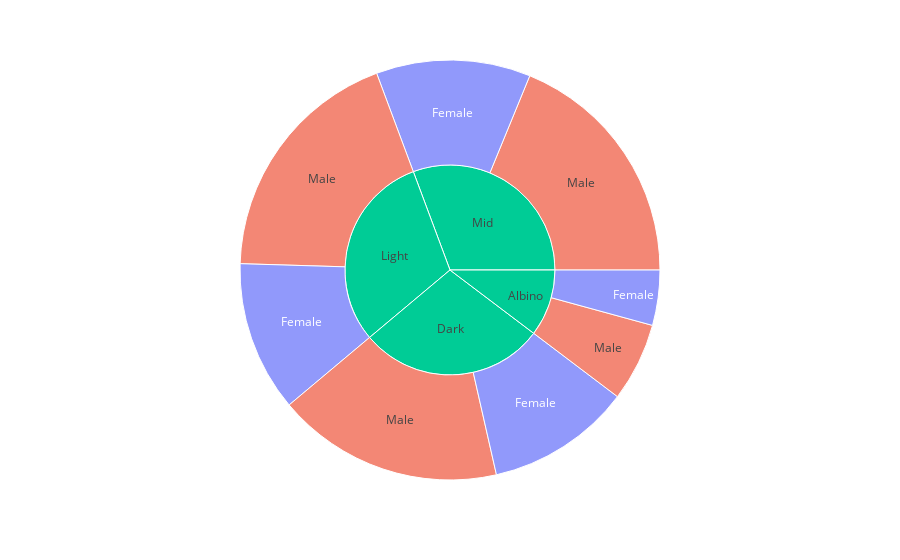

The code cell stored with this chart in its notebook:
### Code cell
fig = px.sunburst(punks_basic[punks_basic['Genre'].isin(['Male', 'Female'])], path=['Skin', 'Genre'], color='Genre')
fig.show()

### Figure 1 — Plotly figure (JSON) as saved in the notebook; plotly's stock layout.template omitted (floating-point values rounded to 4 significant figures)
{"data": [{"branchvalues": "total", "customdata": [["Female"], ["Female"], ["Male"], ["Male"], ["(?)"], ["(?)"], ["Female"], ["Female"], ["Male"], ["Male"], ["(?)"], ["(?)"]], "domain": {"x": [0, 1], "y": [0, 1]}, "hovertemplate": "labels=%{label}<br>count=%{value}<br>parent=%{parent}<br>id=%{id}<br>Genre=%{customdata[0]}<extra></extra>", "ids": ["Albino/Female", "Light/Female", "Dark/Male", "Mid/Male", "Light", "Mid", "Dark/Female", "Mid/Female", "Albino/Male", "Light/Male", "Albino", "Dark"], "labels": ["Female", "Female", "Male", "Male", "Light", "Mid", "Female", "Female", "Male", "Male", "Albino", "Dark"], "marker": {"colors": ["#636efa", "#636efa", "#EF553B", "#EF553B", "#00cc96", "#00cc96", "#636efa", "#636efa", "#EF553B", "#EF553B", "#00cc96", "#00cc96"]}, "name": "", "parents": ["Albino", "Light", "Dark", "Mid", "", "", "Dark", "Mid", "Albino", "Light", "", ""], "type": "sunburst", "values": [420, 1145, 1723, 1857, 3006, 3031, 1101, 1174, 598, 1861, 1018, 2824]}], "layout": {"legend": {"tracegroupgap": 0}, "margin": {"t": 60}}}
